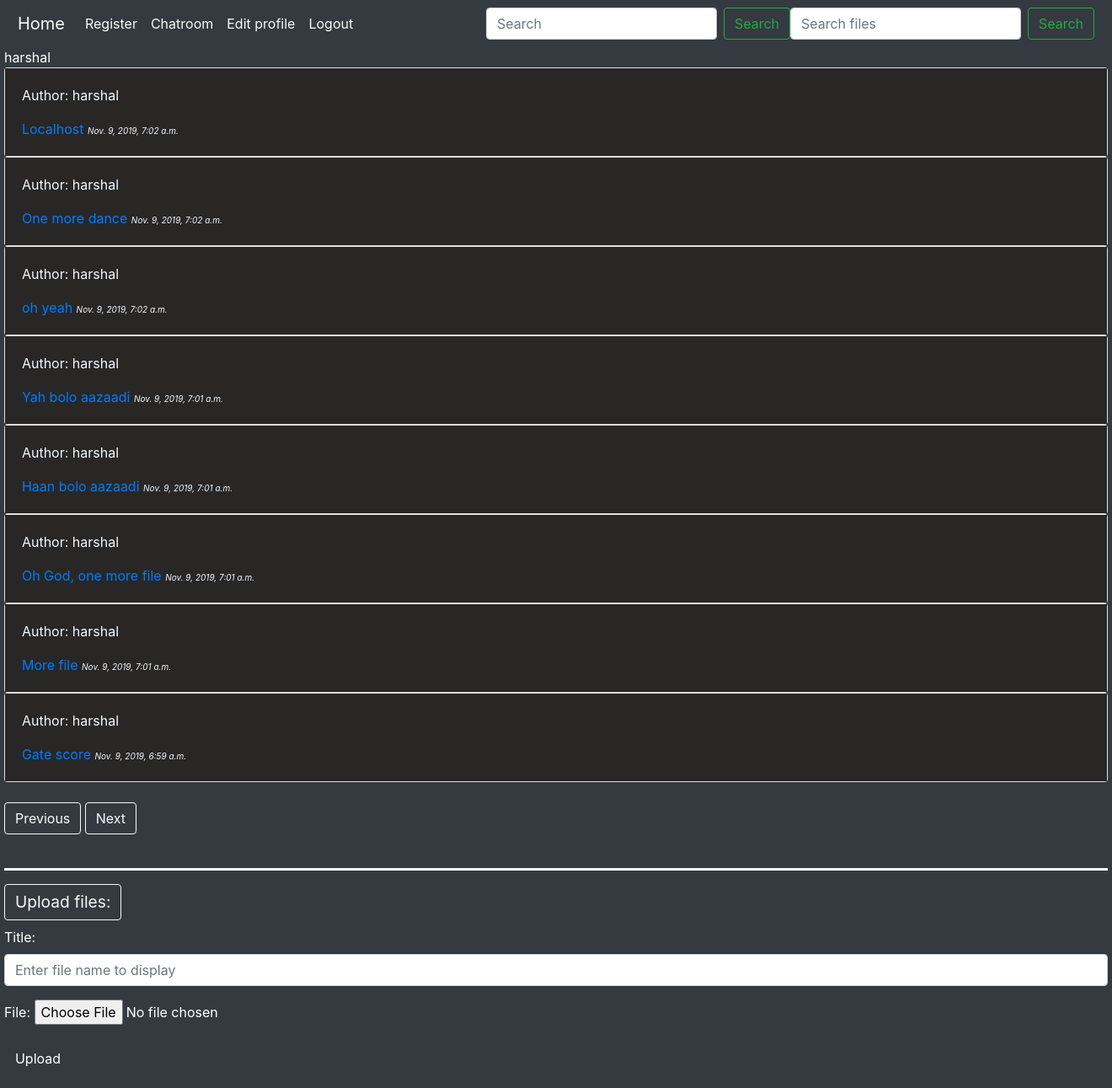
The page /dashboard/ (signed in) on the database its author committed.
### sampleapp/models.py (models this page shows)
class fileModel(models.Model):
    username = models.CharField(max_length = 50)
    file = models.FileField()
    title = models.CharField(max_length = 100)
    timestamp = models.DateTimeField(auto_now_add=True)
    id = models.AutoField(primary_key=True)

### sampleapp/views.py (the view)
# urls.py: path('dashboard/',sampleapp.views.dashboard),
def dashboard(request):
    if(request.session.get('user',None) == None):
        return redirect('/login/')
    x = request.GET.get('f' or None)
    if x == None:
        x = int(0)
    else:
        x = int(x)
    q_set = fileModel.objects.all().order_by('-timestamp')[x:x+10]
    form = fileForm(request.POST or None, request.FILES or None)
    if form.is_valid():
        print(request.FILES)
        obj = form.save(commit=False)
        obj.username = request.session.get('user',None)
        obj.save()
        form = fileForm()
    t = "dashboard2.html"
    c = {"q":q_set,"username":request.session['user'],"form":form,"x":x}
    return render(request,t,c)

### sampleapp/forms.py
class fileForm(forms.ModelForm):
    title = forms.CharField(widget=forms.TextInput(attrs={'class':'form-control','placeholder':'Enter file name to display'}),max_length=100)
    class Meta:
        model = fileModel
        fields=['title','file']

### templates/dashboard2.html (shortened to what this page needs)
{% extends "base.html" %}
{% block content %}
{{username}}
{% for object in q %}
<div class="card">
    <div class="card-body">
        <p>Author: {{object.username}}</p>
        <a href= {%if object.file %}"/showpost/?id={{object.id}}"{%endif%}>{{object.title}}</a>
        <small><cite style="font-size: x-small;">{{object.timestamp}}</cite></small>
    </div>
</div>
{% endfor %}
<br/>
<a class="btn btn-outline-light" href='/dashboard/?f={{x|add:"-10"}}'>Previous</a>
<a class="btn btn-outline-light" href='/dashboard/?f={{x|add:"10"}}'>Next</a>
<br/>
<br/>
<hr style="border-color:white; border-width:3px"/>
<h3 class="btn btn-outline-light" style="font-size:1.2em;">Upload files:</h3>
<form class="form-group" method="POST" action="." enctype="multipart/form-data">{%csrf_token%}
    {{form.as_p}}
    <button class="btn btn-dark" type="submit">Upload</button>
</form>
{% endblock %}

### templates/base.html (shortened to what this page needs)
<!doctype html>
<html lang="en">
  <head>
    <link rel="stylesheet" href="https://stackpath.bootstrapcdn.com/bootstrap/4.3.1/css/bootstrap.min.css">
  </head>
  <body style="margin:auto;width:150ex;color:white;" class="bg-dark">
    {% include 'navabar.html' %}
    {% block content %}{% endblock %}
  </body>
</html>

### templates/navabar.html (shortened to what this page needs)
<nav class="navbar navbar-expand-lg navbar-light bg-dark" style="color:white">
  <a class="navbar-brand text-light" href="/dashboard">Home</a>
  <div class="collapse navbar-collapse" id="navbarSupportedContent">
    <ul class="navbar-nav mr-auto">
      <li class="nav-item active">
        <a class="nav-link text-light" href="/register">Register <span class="sr-only">(current)</span></a>
      </li>
      <li class="nav-item">
        <a class="nav-link text-light" href="/chatroom">Chatroom</a>
      </li>
      <li class="nav-item">
        <a class="nav-link text-light" href="/update">Edit profile</a>
      </li>
      <li class="nav-item">
        <a class="nav-link text-light" href="/logout">Logout</a>
      </li>
    </ul>
    <form class="form-inline my-2 my-lg-0" action="/search/">
      <input class="form-control mr-sm-2" name='q' type="search" placeholder="Search" aria-label="Search">
      <button class="btn btn-outline-success my-2 my-sm-0" type="submit">Search</button>
    </form>
    <form class="form-inline my-2 my-lg-0" action="/find/">
      <input class="form-control mr-sm-2" name='q' type="search" placeholder="Search files" aria-label="Search">
      <button class="btn btn-outline-success my-2 my-sm-0" type="submit">Search</button>
    </form>
  </div>
</nav>

### templates/dashboard2.html (style rules this page uses)
.card-body { background-color:#282726; color: aliceblue; }

### rows shown on the page
fileModel: username "harshal", title "Localhost", timestamp "Nov. 9, 2019, 7:02 a.m."
fileModel: username "harshal", title "One more dance", timestamp "Nov. 9, 2019, 7:02 a.m."
fileModel: username "harshal", title "oh yeah", timestamp "Nov. 9, 2019, 7:02 a.m."
fileModel: username "harshal", title "Yah bolo aazaadi", timestamp "Nov. 9, 2019, 7:01 a.m."
fileModel: username "harshal", title "Haan bolo aazaadi", timestamp "Nov. 9, 2019, 7:01 a.m."
fileModel: username "harshal", title "Oh God, one more file", timestamp "Nov. 9, 2019, 7:01 a.m."
fileModel: username "harshal", title "More file", timestamp "Nov. 9, 2019, 7:01 a.m."
fileModel: username "harshal", title "Gate score", timestamp "Nov. 9, 2019, 6:59 a.m."

### other values the page prints
{{ username }} "harshal"
